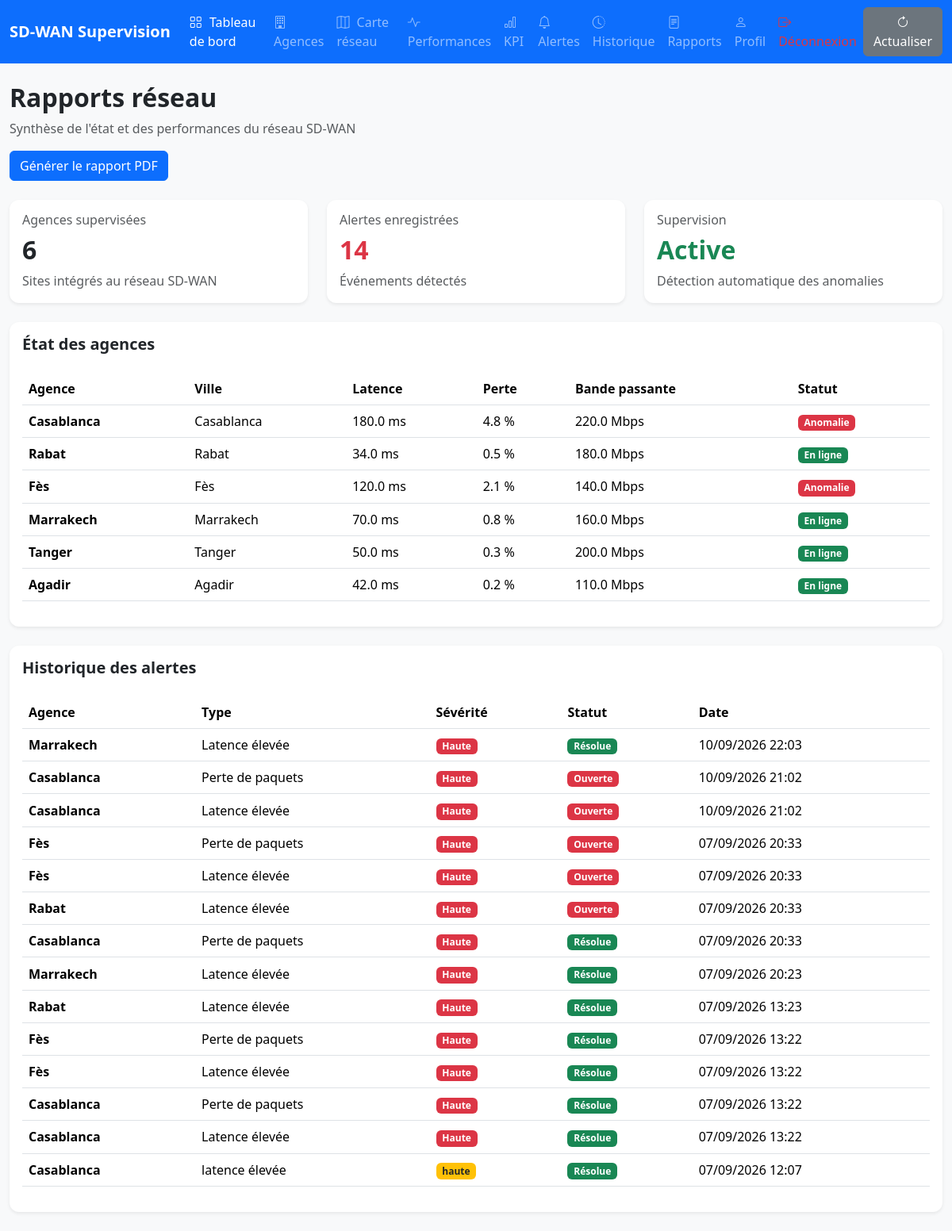
/rapports/, run on the app's committed database.
### dashboard/models.py (models this page shows, shortened)
class Agence(models.Model):
    nom = models.CharField(max_length=100)
    ville = models.CharField(max_length=100)
    latitude = models.FloatField(default=0.0)
    longitude = models.FloatField(default=0.0)
    latence = models.FloatField(default=0.0)
    perte_paquets = models.FloatField(default=0.0)
    bande_passante = models.FloatField(default=0.0)
    statut = models.CharField(max_length=20, choices=[('en ligne', 'En ligne'), ('hors ligne', 'Hors ligne'), ('anomalie', 'Anomalie')], default='en ligne')

class Alerte(models.Model):
    agence = models.ForeignKey(Agence, on_delete=models.CASCADE)
    type_alerte = models.CharField(max_length=100)
    severite = models.CharField(max_length=30)
    statut = models.CharField(max_length=20, choices=[('ouverte', 'Ouverte'), ('en cours', 'En cours'), ('fermée', 'Fermée')], default='ouverte')
    date_creation = models.DateTimeField(auto_now_add=True)

### dashboard/views.py (the view)
# urls.py: path('rapports/', views.rapports, name='rapports'),
def rapports(request):
    agences = Agence.objects.all()
    alertes = Alerte.objects.select_related(
        "agence"
    ).all().order_by(
        "-date_creation"
    )
    return render(
        request,
        "rapports.html",
        {
            "agences": agences,
            "alertes": alertes,
        }
    )

### templates/rapports.html (shortened to what this page needs)
{% extends 'base/base.html' %}
{% block content %}
<div class="container-fluid py-4">
    <div class="mb-4">
        <h2 class="fw-bold">Rapports réseau</h2>
        <p class="text-muted mb-0">
            Synthèse de l'état et des performances du réseau SD-WAN
        </p>
        <div class="mt-3">
             <a href="{% url 'generer_rapport_pdf' %}" class="btn btn-primary"
                class="btn btn-primary">
                  Générer le rapport PDF
             </a>
        </div>
    </div>
    <div class="row g-4 mb-4">
        <div class="col-md-4">
            <div class="card border-0 shadow-sm h-100">
                <div class="card-body">
                    <h6 class="text-muted">Agences supervisées</h6>
                    <h2 class="fw-bold">{{ agences|length }}</h2>
                    <p class="text-muted mb-0">
                        Sites intégrés au réseau SD-WAN
                    </p>
                </div>
            </div>
        </div>
        <div class="col-md-4">
            <div class="card border-0 shadow-sm h-100">
                <div class="card-body">
                    <h6 class="text-muted">Alertes enregistrées</h6>
                    <h2 class="fw-bold text-danger">
                        {{ alertes|length }}
                    </h2>
                    <p class="text-muted mb-0">
                        Événements détectés
                    </p>
                </div>
            </div>
        </div>
        <div class="col-md-4">
            <div class="card border-0 shadow-sm h-100">
                <div class="card-body">
                    <h6 class="text-muted">Supervision</h6>
                    <h2 class="fw-bold text-success">Active</h2>
                    <p class="text-muted mb-0">
                        Détection automatique des anomalies
                    </p>
                </div>
            </div>
        </div>
    </div>
    <div class="card border-0 shadow-sm mb-4">
        <div class="card-body">
            <h5 class="fw-bold mb-4">
                État des agences
            </h5>
            <div class="table-responsive">
                <table class="table table-hover align-middle">
                    <thead>
                        <tr>
                            <th>Agence</th>
                            <th>Ville</th>
                            <th>Latence</th>
                            <th>Perte</th>
                            <th>Bande passante</th>
                            <th>Statut</th>
                        </tr>
                    </thead>
                    <tbody>
                        {% for agence in agences %}
                        <tr>
                            <td class="fw-semibold">
                                {{ agence.nom }}
                            </td>
                            <td>{{ agence.ville }}</td>
                            <td>{{ agence.latence }} ms</td>
                            <td>{{ agence.perte_paquets }} %</td>
                            <td>{{ agence.bande_passante }} Mbps</td>
                            <td>
                                {% if agence.statut == "En ligne" %}
                                    <span class="badge bg-success">
                                        En ligne
                                    </span>
                                {% else %}
                                    <span class="badge bg-danger">
                                        Anomalie
                                    </span>
                                {% endif %}
                            </td>
                        </tr>
                        {% endfor %}
                    </tbody>
                </table>
            </div>
        </div>
    </div>
    <div class="card border-0 shadow-sm">
        <div class="card-body">
            <h5 class="fw-bold mb-4">
                Historique des alertes
            </h5>
            <div class="table-responsive">
                <table class="table table-hover align-middle">
                    <thead>
                        <tr>
                            <th>Agence</th>
                            <th>Type</th>
                            <th>Sévérité</th>
                            <th>Statut</th>
                            <th>Date</th>
                        </tr>
                    </thead>
                    <tbody>
                        {% for alerte in alertes %}
                        <tr>
                            <td class="fw-semibold">
                                {{ alerte.agence.nom }}
                            </td>
                            <td>
                                {{ alerte.type_alerte }}
                            </td>
                            <td>
                                {% if alerte.severite == "Haute" %}
                                    <span class="badge bg-danger">
                                        Haute
                                    </span>
                                {% else %}
                                    <span class="badge bg-warning text-dark">
                                        {{ alerte.severite }}
                                    </span>
                                {% endif %}
                            </td>
                            <td>
                                {% if alerte.statut == "Ouverte" %}
                                    <span class="badge bg-danger">
                                        Ouverte
                                    </span>
                                {% else %}
                                    <span class="badge bg-success">
                                        Résolue
                                    </span>
                                {% endif %}
                            </td>
                            <td>
                                {{ alerte.date_creation|date:"d/m/Y H:i" }}
                            </td>
                        </tr>
                        {% endfor %}
                    </tbody>
                </table>
            </div>
        </div>
    </div>
</div>
{% endblock %}

### templates/base/base.html (style rules this page uses)
body { min-height: 100vh; background-color: #f8f9fa; }
.card { border-radius: 12px; }

### data on the page
Agence: nom "Casablanca", ville "Casablanca", latence "180.0", perte_paquets "4.8", bande_passante "220.0", statut "Anomalie"
Agence: nom "Rabat", ville "Rabat", latence "34.0", perte_paquets "0.5", bande_passante "180.0", statut "En ligne"
Agence: nom "Fès", ville "Fès", latence "120.0", perte_paquets "2.1", bande_passante "140.0", statut "Anomalie"
Agence: nom "Marrakech", ville "Marrakech", latence "70.0", perte_paquets "0.8", bande_passante "160.0", statut "En ligne"
Agence: nom "Tanger", ville "Tanger", latence "50.0", perte_paquets "0.3", bande_passante "200.0", statut "En ligne"
Agence: nom "Agadir", ville "Agadir", latence "42.0", perte_paquets "0.2", bande_passante "110.0", statut "En ligne"
Alerte: agence.nom "Marrakech", type_alerte "Latence élevée", severite "Haute", statut "Résolue", date_creation "10/09/2026 22:03"
Alerte: agence.nom "Casablanca", type_alerte "Perte de paquets", severite "Haute", statut "Ouverte", date_creation "10/09/2026 21:02"
Alerte: agence.nom "Casablanca", type_alerte "Latence élevée", severite "Haute", statut "Ouverte", date_creation "10/09/2026 21:02"
Alerte: agence.nom "Fès", type_alerte "Perte de paquets", severite "Haute", statut "Ouverte", date_creation "07/09/2026 20:33"
Alerte: agence.nom "Fès", type_alerte "Latence élevée", severite "Haute", statut "Ouverte", date_creation "07/09/2026 20:33"
Alerte: agence.nom "Rabat", type_alerte "Latence élevée", severite "Haute", statut "Ouverte", date_creation "07/09/2026 20:33"
Alerte: agence.nom "Casablanca", type_alerte "Perte de paquets", severite "Haute", statut "Résolue", date_creation "07/09/2026 20:33"
Alerte: agence.nom "Marrakech", type_alerte "Latence élevée", severite "Haute", statut "Résolue", date_creation "07/09/2026 20:23"
Alerte: agence.nom "Rabat", type_alerte "Latence élevée", severite "Haute", statut "Résolue", date_creation "07/09/2026 13:23"
Alerte: agence.nom "Fès", type_alerte "Perte de paquets", severite "Haute", statut "Résolue", date_creation "07/09/2026 13:22"
Alerte: agence.nom "Fès", type_alerte "Latence élevée", severite "Haute", statut "Résolue", date_creation "07/09/2026 13:22"
Alerte: agence.nom "Casablanca", type_alerte "Perte de paquets", severite "Haute", statut "Résolue", date_creation "07/09/2026 13:22"
Alerte: agence.nom "Casablanca", type_alerte "Latence élevée", severite "Haute", statut "Résolue", date_creation "07/09/2026 13:22"
Alerte: agence.nom "Casablanca", type_alerte "latence élevée", severite "haute", statut "Résolue", date_creation "07/09/2026 12:07"

### other printed values
{{ agences|length }} "6"
{{ alertes|length }} "14"
